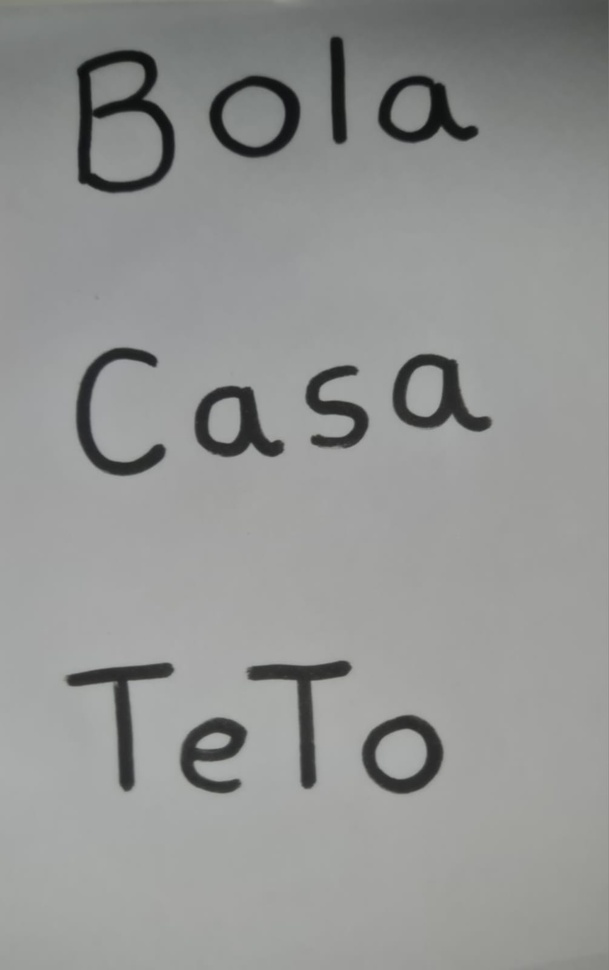
#> input picture Projeto/trio.jpg, 609 x 970 px, shrunk from 1005 x 1600 before the run, found by its file name
$ python erosao.py
#> lines starting #> are read from the running program, lines starting #| are printed output that depends on the picture
import numpy as np
import cv2
import pytesseract
import matplotlib.pyplot as plt
from matplotlib import pyplot as plt


pytesseract.pytesseract.tesseract_cmd = r"C:\Program Files (x86)\Tesseract-OCR\tesseract.exe"

# [4 lines left out: function showImage, not called in this run]

def showMultipleImages(imgsArray, titlesArray, size, x, y, mincolor=0, maxcolor=255):
    if(x < 1 or y < 1):
        print("ERRO: X e Y não podem ser zero ou abaixo de zero!")
        return
    elif(x == 1 and y == 1):
        showSingleImage(imgsArray, titlesArray)
    elif(x == 1):
        fig, axis = plt.subplots(y, figsize = size)
        yId = 0
        for img in imgsArray:
            axis[yId].imshow(img, cmap='gray', vmin=mincolor, vmax=maxcolor)
            axis[yId].set_anchor('NW')
            axis[yId].set_title(titlesArray[yId], fontdict = {'fontsize': 18, 'fontweight': 'medium'}, pad = 10)

            yId += 1
    elif(y == 1):
        fig, axis = plt.subplots(1, x, figsize = size)
        fig.suptitle(titlesArray)
        xId = 0
        for img in imgsArray:
            axis[xId].imshow(img, cmap='gray', vmin=mincolor, vmax=maxcolor)
            axis[xId].set_anchor('NW')
            axis[xId].set_title(titlesArray[xId], fontdict = {'fontsize': 18, 'fontweight': 'medium'}, pad = 10)

            xId += 1
    else:
        fig, axis = plt.subplots(y, x, figsize = size)
        xId, yId, titleId = 0, 0, 0
        for img in imgsArray:
            axis[yId, xId].set_title(titlesArray[titleId], fontdict = {'fontsize': 18, 'fontweight': 'medium'}, pad = 10)
            axis[yId, xId].set_anchor('NW')
            axis[yId, xId].imshow(img, cmap='gray', vmin=mincolor, vmax=maxcolor)
            if(len(titlesArray[titleId]) == 0):
                axis[yId, xId].axis('off')

            titleId += 1
            xId += 1
            if xId == x:
                xId = 0
                yId += 1
    plt.show()

# [26 lines left out: functions plotSingleImage, showImageGrid, not called in this run]

def plotThreeImages():
    img_j_original = cv2.imread("Projeto/trio.jpg", 0)
#> img_j_original: shape (970, 609); min 12, max 174, mean 147.8

    #mesma imagem com erosão
    kernel = np.ones((3,3),np.uint8)
    erosao =  cv2.erode(img_j_original, kernel, iterations=1)
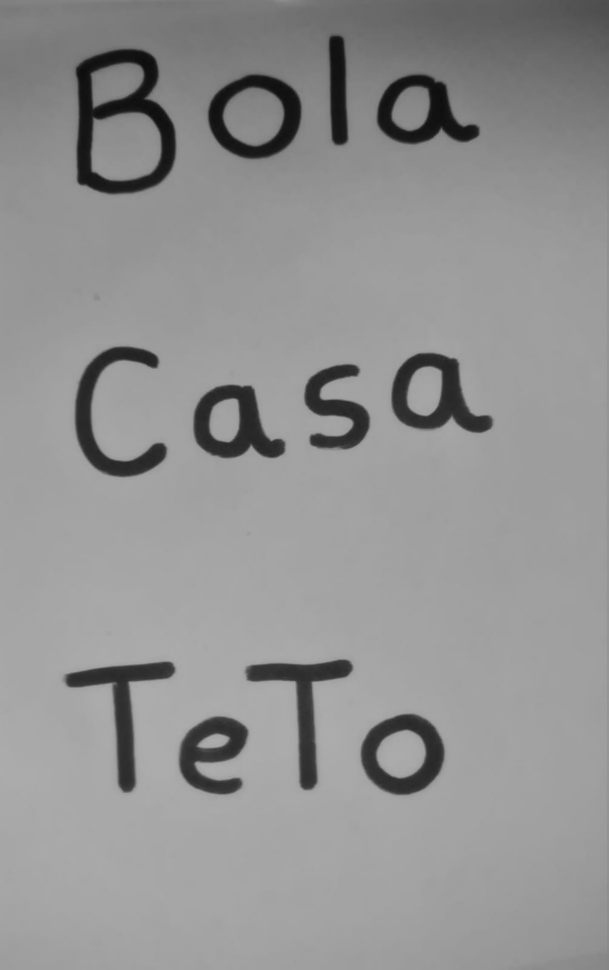
#> erosao: shape (970, 609); min 12, max 173, mean 146.2

    #imagem anterior com dilatação aplicada
    dilatacao =  cv2.dilate(erosao, kernel, iterations=1)

    imgsArray = [img_j_original, erosao, dilatacao]
    titlesArray = ['Imagem Original', 'Erosão', 'Dilatação']
    showMultipleImages(imgsArray, titlesArray, (10, 6), 3, 1)
#> the loop in showMultipleImages, `for img in imgsArray:` made 3 passes
#> after the loop in showMultipleImages, `for img in imgsArray:`: xId = 3
#> in showMultipleImages, `plt.show()`:
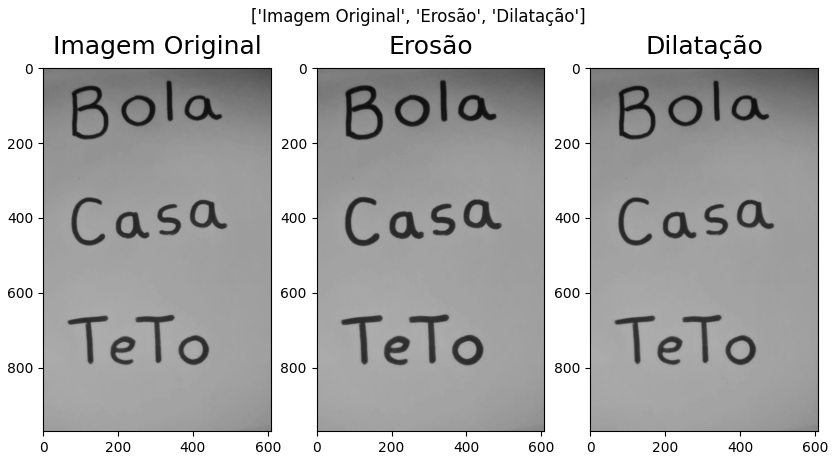
#> figure drawn by matplotlib, 3 panels

    config = "--psm 4"
    resultado = pytesseract.image_to_string(dilatacao, config=config, lang='por')
    #resultado = pytesseract.image_to_string(gray)

    print(resultado)

    #criando grid com 3 imagens, a segunda com borda replicada e a terceira com borda de espelho
    #a ultima imagem é transparente
    """imgsArray = [imgOriginal, imgReplicate, imgReflect, imgTransparent]
    titlesArray = ['Original', 'Borda Replicada', 'Borda de Espelho', '']
    showMultipleImageGrid(imgsArray, titlesArray, 2, 2)"""

# [27 lines left out: function plotTwoImageHorizontal, not called in this run]

#threshold, img_thresh = cv2.threshold(img_moedas, 127, 255, cv2.THRESH_BINARY_INV)
#showSingleImage(img_thresh, "Threshold Image", (7, 7))

def main():
    plotThreeImages()
#> (the call stopped at in plotThreeImages, `resultado = pytesseract.image_to_string(dilatacao, config=config, lang..`: pytesseract is not available in this run)


if __name__ == "__main__":
    main()

# [6 lines left out: function showSingleImage, not called in this run]

"""svbr_img = cv2.imread("Projeto/trio.jpg")
svbr_img = cv2.cvtColor(svbr_img, cv2.COLOR_BGR2RGB)
showSingleImage(svbr_img, "SVBR", (2, 1))"""
